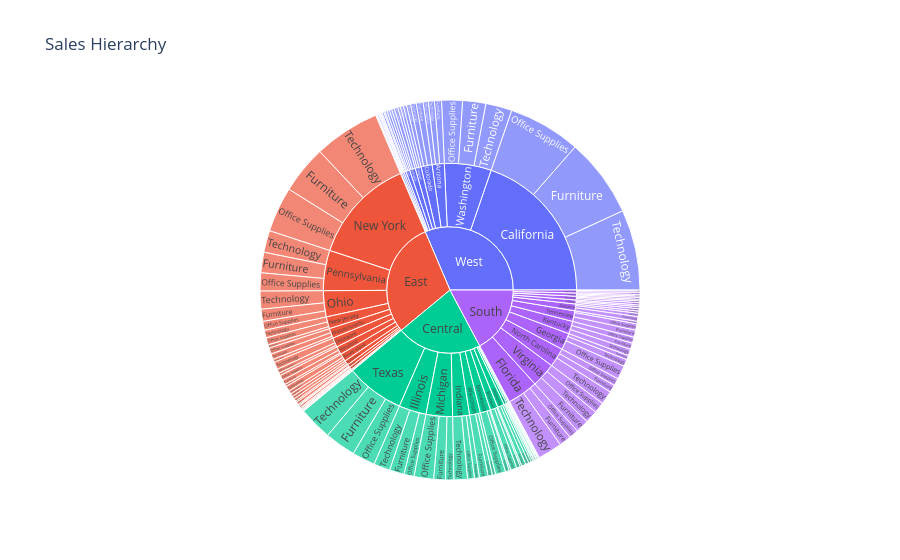

Write notebook code for a chart like this one.
### Code cell
fig = px.sunburst(
    df,
    path=["region","state","category"],
    values="sales",
    title="Sales Hierarchy"
)

fig.show()

### Figure 1 — Plotly figure (JSON) as saved in the notebook; plotly's stock layout.template omitted (floating-point values rounded to 4 significant figures; data arrays with more than 128 entries replaced by an {"elided": "..."} marker saying what was removed)
{"data": [{"branchvalues": "total", "domain": {"x": [0, 1], "y": [0, 1]}, "hovertemplate": "labels=%{label}<br>sales=%{value}<br>parent=%{parent}<br>id=%{id}<extra></extra>", "ids": {"elided": "195 str values"}, "labels": {"elided": "195 str values"}, "name": "", "parents": {"elided": "195 str values"}, "type": "sunburst", "values": {"elided": "195 float values"}}], "layout": {"legend": {"tracegroupgap": 0}, "title": {"text": "Sales Hierarchy"}}}
